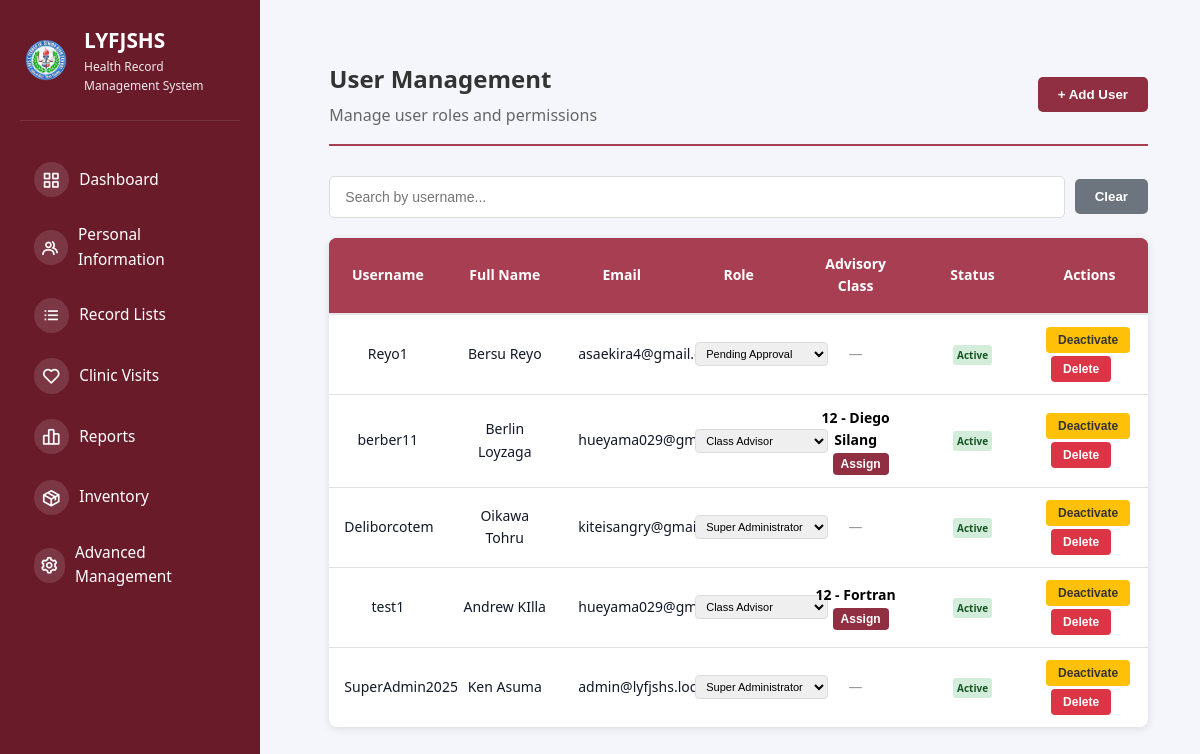
The app's page /manage-users (signed in) with its own data.
### tables this page shows
CREATE TABLE users (
            id INTEGER PRIMARY KEY AUTOINCREMENT,
            username TEXT UNIQUE NOT NULL,
            password TEXT NOT NULL,
            fullname TEXT NOT NULL,
            email TEXT NOT NULL,
            role TEXT DEFAULT 'health_officer',
            advisory_class TEXT,
            is_active INTEGER DEFAULT 1,
            created_at TIMESTAMP DEFAULT CURRENT_TIMESTAMP
        , profile_pic TEXT, updated_at TIMESTAMP);

### src/app.py (the view)
@app.route("/manage-users")
@require_role('super_admin')
def manage_users():
    db = get_db_connection()
    if not db:
        flash("Database error.", "danger")
        return redirect(url_for("dashboard"))
    try:
        cursor = db.cursor()
        cursor.execute("SELECT * FROM users ORDER BY created_at DESC")
        users = cursor.fetchall()
        cursor.execute("SELECT DISTINCT class FROM students ORDER BY class")
        classes = [row[0] for row in cursor.fetchall()]
        db.close()
        return render_template("admin/manage_users.html", users=users, roles=ROLES, classes=classes)
    except sqlite3.Error as e:
        flash(f"Database error: {str(e)}", "danger")
        return redirect(url_for("advanced_management"))

### src/app.py (called while the page is built)
@app.before_request
def check_user_status():
    if session.get("logged_in"):
        if request.endpoint in ['login', 'logout', 'register', 'pending_approval', 'static']:
            return
        if session.get("role") == "pending":
            return redirect(url_for("pending_approval"))
        db = get_db_connection()
        if db:
            try:
                cursor = db.cursor()
                cursor.execute("SELECT is_active FROM users WHERE id = ?", (session.get("user_id"),))
                user = cursor.fetchone()
                db.close()
                if not user or not safe_row_get(user, 'is_active', 1):
                    session.clear()
                    flash("Your account has been disabled. Please contact the administrator.", "danger")
                    return redirect(url_for("login"))
            except sqlite3.Error:
                db.close()

@app.context_processor
def inject_user():
    user = None
    if session.get("logged_in"):
        db = get_db_connection()
        if db:
            try:
                cursor = db.cursor()
                cursor.execute("SELECT * FROM users WHERE id = ?", (session.get("user_id"),))
                user = cursor.fetchone()
                db.close()
            except sqlite3.Error:
                pass
    return {'current_user': user, 'max': max, 'min': min, 'range': range, 'csrf_token': generate_csrf}

def get_db_connection():
    try:
        conn = sqlite3.connect(DATABASE)
        conn.row_factory = sqlite3.Row  # This enables column access by name
        return conn
    except sqlite3.Error as e:
        logger.error(f"Database connection error: {e}")
        return None

def safe_row_get(row, key, default=None):
    if row is None:
        return default
    try:
        return row[key]
    except (IndexError, KeyError):
        return default

### templates/admin/manage_users.html (shortened to what this page needs)
{% extends "shared/base.html" %}
{% block content %}
<div class="manage-users-container">
  <div class="users-header">
    <div>
      <h1> User Management</h1>
      <p style="color: #666; margin-top: 5px;">Manage user roles and permissions</p>
    </div>
    <button onclick="openAddUserModal()" class="add-user-btn">+ Add User</button>
  </div>
  <div style="margin-bottom: 20px; display: flex; gap: 10px; align-items: center;">
    <input
      type="text"
      id="userSearchInput"
      placeholder="Search by username..."
      style="flex: 1; padding: 12px 15px; border: 1px solid #ddd; border-radius: 5px; font-size: 14px;"
      onkeyup="filterUsersByUsername()"
    >
    <button onclick="clearUserSearch()" style="padding: 10px 20px; background: #6c757d; color: white; border: none; border-radius: 5px; cursor: pointer; font-weight: 600;">Clear</button>
  </div>
  <div class="users-table">
    <table>
      <thead>
        <tr>
          <th>Username</th>
          <th>Full Name</th>
          <th>Email</th>
          <th>Role</th>
          <th>Advisory Class</th>
          <th>Status</th>
          <th>Actions</th>
        </tr>
      </thead>
      <tbody>
        {% if users %}
          {% for user in users %}
          <tr>
            <td>{{ user['username'] }}</td>
            <td>{{ user['fullname'] }}</td>
            <td>{{ user['email'] }}</td>
            <td>
              <select class="role-select" data-user-id="{{ user['id'] }}" onchange="updateUserRole(this.dataset.userId, this.value)">
                {% for role_key, role_label in roles.items() %}
                <option value="{{ role_key }}" {% if user['role'] == role_key %}selected{% endif %}>
                  {{ role_label }}
                </option>
                {% endfor %}
              </select>
            </td>
            <td>
              {% if user['role'] == 'class_advisor' %}
                <span class="advisory-class-display" data-user-id="{{ user['id'] }}">
                  {{ user['advisory_class'] or 'Not assigned' }}
                </span>
                <button class="btn-assign-class" data-user-id="{{ user['id'] }}" data-user-name="{{ user['fullname'] }}" data-user-class="{{ user['advisory_class'] or '' }}" style="margin-left: 10px; font-size: 12px; padding: 4px 8px;">
                  Assign
                </button>
              {% else %}
                <span style="color: #999;">—</span>
              {% endif %}
            </td>
            <td>
              <span class="status-badge status-{% if user['is_active'] %}active{% else %}inactive{% endif %}">
                {% if user['is_active'] %}Active{% else %}Inactive{% endif %}
              </span>
            </td>
            <td>
              <div class="user-actions">
                <button class="btn-toggle" data-user-id="{{ user['id'] }}" data-is-active="{{ user['is_active']|int }}" onclick="toggleUserStatus(this)">
                  {% if user['is_active'] %}Deactivate{% else %}Activate{% endif %}
                </button>
                <button class="btn-delete" data-user-id="{{ user['id'] }}" data-user-name="{{ user['fullname'] }}" onclick="deleteUser(this)" style="margin-left: 5px; background: #dc3545;">
                  Delete
                </button>
              </div>
            </td>
          </tr>
          {% endfor %}
        {% else %}
          <tr>
            <td colspan="7" style="text-align: center; color: #999; padding: 30px;">No users found</td>
          </tr>
        {% endif %}
      </tbody>
    </table>
  </div>
</div>
{% endblock %}

### static/css/dashboard.css (style rules this page uses)
* { margin: 0; padding: 0; box-sizing: border-box; }
:root { --primary-color: #2bb0a1; --secondary-color: #8b2340; --danger-color: #dc2626; --success-color: #16a34a; --warning-color: #ea580c; --light-bg: #f8fafc; --white: #ffffff; --text-dark: #1f2937; --text-light: #6b7280; --border-color: #e5e7eb; --shadow: 0 1px 3px rgba(0, 0, 0, 0.1); --shadow-lg: 0 10px 15px -3px rgba(0, 0, 0, 0.1); }
body { font-family: -apple-system, BlinkMacSystemFont, "Segoe UI", Roboto, Oxygen, Ubuntu, Cantarell, sans-serif; background-color: var(--light-bg); color: var(--text-dark); line-height: 1.6; }
html, body { height: 100%; font-family: system-ui, -apple-system, BlinkMacSystemFont, "Segoe UI", Roboto, sans-serif; }
body { background: #f5f6fb; color: #111827; }
.main-content h1 { font-size: 2.2rem; margin-bottom: 1.75rem; color: #111827; font-weight: 700; }
table { width: 100%; border-collapse: collapse; font-size: 14px; }
table thead { background-color: #a83e51; border-bottom: 2px solid var(--border-color); }
table th { padding: 15px; text-align: left; font-weight: 600; color: white; }
table td { padding: 15px; border-bottom: 1px solid var(--border-color); }

### templates/admin/manage_users.html (style rules this page uses)
.manage-users-container { width: 100%; margin: 0 auto; padding: 20px; }
.users-header { display: flex; justify-content: space-between; align-items: center; margin-bottom: 30px; border-bottom: 2px solid #a83e51; padding-bottom: 15px; }
.users-header h1 { margin: 0; color: #333; font-size: 24px; }
.add-user-btn { padding: 10px 20px; background: #8f2f41; color: white; border: none; border-radius: 5px; cursor: pointer; font-weight: 600; transition: background 0.3s; }
.users-table { background: white; border-radius: 8px; overflow: hidden; overflow-x: hidden; box-shadow: 0 2px 8px rgba(0, 0, 0, 0.1); margin: 0 auto; }
.users-table table { width: 100%; border-collapse: collapse; table-layout: fixed; }
.users-table th { background: #a83e51; color: white; padding: 15px; text-align: center; font-weight: 600; border: none; }
.users-table td { padding: 12px 15px; border-bottom: 1px solid #e0e0e0; text-align: center; }
.users-table tbody tr { transition: background-color 0.2s; }
.users-table tbody tr:last-child td { border-bottom: none; }
.status-badge { display: inline-block; padding: 2px 4px; border-radius: 3px; font-size: 10px; font-weight: 600; }
.status-active { background: #d4edda; color: #155724; }
.role-select { padding: 4px 6px; border: 1px solid #ddd; border-radius: 4px; font-size: 11px; cursor: pointer; }
.user-actions { display: flex; gap: 3px; flex-wrap: wrap; }
.user-actions button { padding: 6px 12px; border: none; border-radius: 4px; cursor: pointer; font-size: 12px; font-weight: 600; transition: background 0.3s; white-space: nowrap; }
.btn-toggle { background: #ffc107; color: #333; }
.btn-delete { background: #dc3545; color: white; }
.btn-assign-class { background: #8f2f41; color: white; padding: 5px 10px; border: none; border-radius: 4px; cursor: pointer; font-size: 11px; font-weight: 600; transition: background 0.3s; white-space: nowrap; }
.advisory-class-display { font-weight: 600; color: black; }

### records on screen
users: username "Reyo1", fullname "Bersu Reyo", email "asaekira4@gmail.com", role+id "Pending Approval", is_active "Active"
users: username "berber11", fullname "Berlin Loyzaga", email "hueyama029@gmail.com", role+id "Class Advisor", advisory_class "12 - Diego Silang", is_active "Active"
users: username "Deliborcotem", fullname "Oikawa Tohru", email "kiteisangry@gmail.com", role+id "Super Administrator", is_active "Active"
users: username "test1", fullname "Andrew KIlla", email "hueyama029@gmail.com", role+id "Class Advisor", advisory_class "12 - Fortran", is_active "Active"
users: username "SuperAdmin2025", fullname "Ken Asuma", email "admin@lyfjshs.local", role+id "Super Administrator", is_active "Active"
